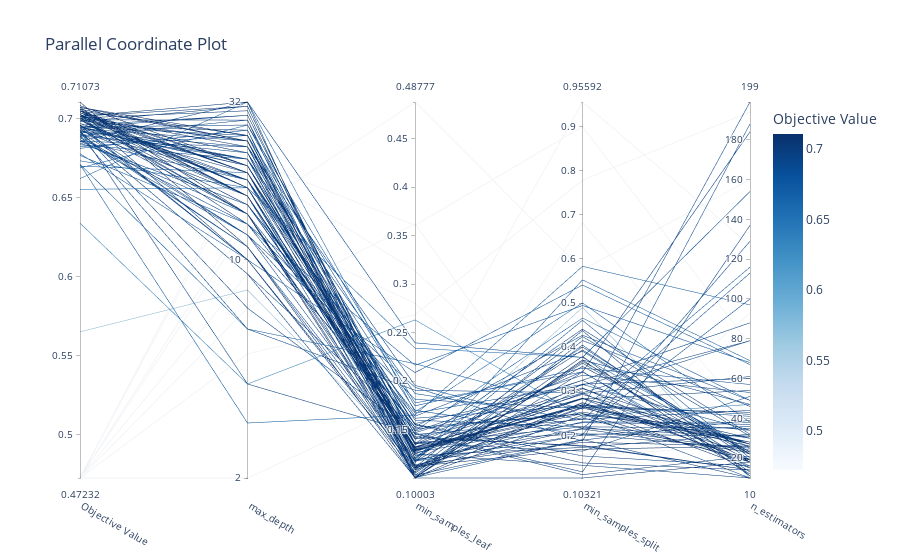

The notebook cell saved with this chart:
### Code cell
vis.plot_optimization_history(study)
vis.plot_parallel_coordinate(study)
